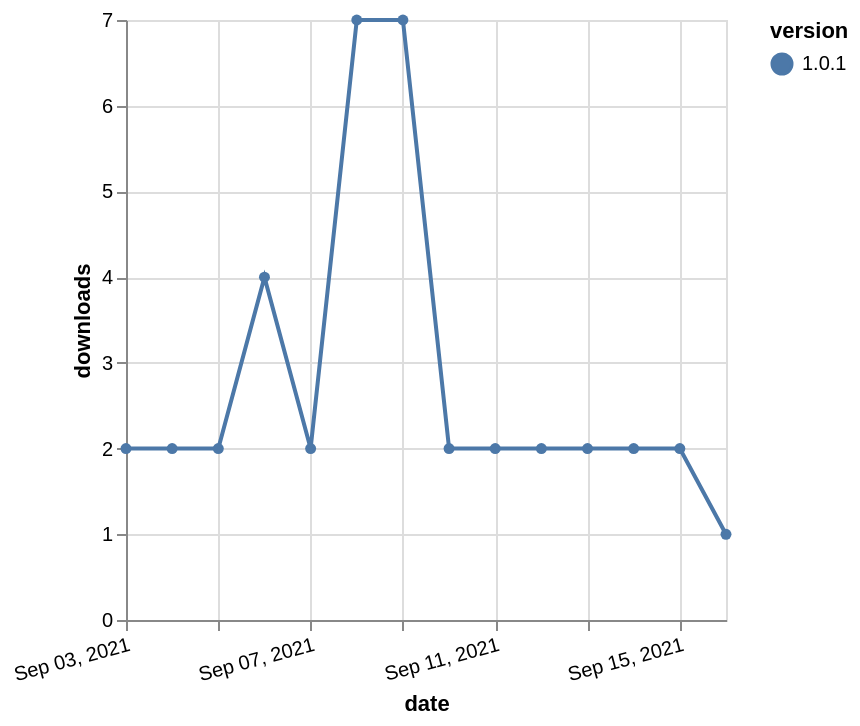

Describe this chart as a Vega-Lite specification.
### Vega-Lite specification from a JSON file in a GitHub repository (floating-point values rounded to 4 significant figures)
{"$schema": "https://vega.github.io/schema/vega-lite/v5.json", "description": "A simple bar chart with embedded data.", "data": {"values": [{"date": "2021-09-03", "total": 3062, "delta": 2, "version": "1.0.1"}, {"date": "2021-09-04", "total": 3064, "delta": 2, "version": "1.0.1"}, {"date": "2021-09-05", "total": 3066, "delta": 2, "version": "1.0.1"}, {"date": "2021-09-06", "total": 3070, "delta": 4, "version": "1.0.1"}, {"date": "2021-09-07", "total": 3072, "delta": 2, "version": "1.0.1"}, {"date": "2021-09-08", "total": 3079, "delta": 7, "version": "1.0.1"}, {"date": "2021-09-09", "total": 3086, "delta": 7, "version": "1.0.1"}, {"date": "2021-09-10", "total": 3088, "delta": 2, "version": "1.0.1"}, {"date": "2021-09-11", "total": 3090, "delta": 2, "version": "1.0.1"}, {"date": "2021-09-12", "total": 3092, "delta": 2, "version": "1.0.1"}, {"date": "2021-09-13", "total": 3094, "delta": 2, "version": "1.0.1"}, {"date": "2021-09-14", "total": 3096, "delta": 2, "version": "1.0.1"}, {"date": "2021-09-15", "total": 3098, "delta": 2, "version": "1.0.1"}, {"date": "2021-09-16", "total": 3099, "delta": 1, "version": "1.0.1"}]}, "width": "container", "mark": {"type": "line", "point": {"filled": true}}, "encoding": {"x": {"field": "date", "type": "temporal", "timeUnit": "yearmonthdate", "title": "date", "axis": {"labelAngle": -15}}, "y": {"field": "delta", "type": "quantitative", "title": "downloads"}, "color": {"field": "version", "type": "nominal"}, "tooltip": {"field": "delta"}}}
